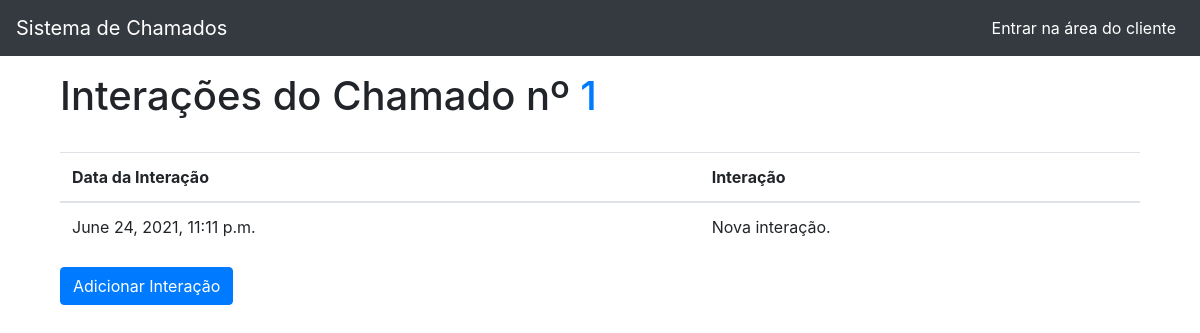
The app's page /chamado_interacao_list/1/ with its own data.
### helpdesk/models.py (models this page shows, shortened)
class Chamado_Interacao(models.Model):
    fk_chamado = models.ForeignKey(Chamado, on_delete=models.CASCADE)
    interacao = models.CharField(max_length=200)
    data_interacao = models.DateTimeField(auto_now_add=True, blank=True)

### helpdesk/views.py (the view)
# urls.py: path('chamado_interacao_list/<str:chamado>/', chamado_interacao_list, name='chamado_interacao_list'),
def chamado_interacao_list(request, chamado):
    chamado_interacao = Chamado_Interacao.objects.filter(fk_chamado=chamado)
    context = {'interacao': chamado_interacao, 'chamado': chamado }
    return render(request, 'chamado_interacao/chamado_interacao_list.html', context)

### helpdesk/templates/chamado_interacao/chamado_interacao_list.html (shortened to what this page needs)
{% extends '../base.html' %}
{% block content %}
<div class="row">
    <div class="col-12">
       <h1>
           Interações do Chamado nº
           <a href="{% url 'chamado_list' %}">{{ chamado }}</a>
       </h1>
     </div>
</div>
<div class="row mt-4">
    <div class="col-12">
        <table class="table">
            <thead>
                <tr>
                    <th>Data da Interação</th>
                    <th>Interação</th>
                </tr>
            </thead>
            <tbody>
            {% for i in interacao %}
                <tr>
                    <td>{{ i.data_interacao }}</td>
                    <td>{{ i.interacao }}</td>
                </tr>
            {% endfor %}
            </tbody>
        </table>
        <a href="{% url 'chamado_interacao_create' id_chamado=chamado %}">
            <button type="submit" class="btn btn-primary">
                Adicionar Interação
            </button>
        </a>
    </div>
</div>
{% endblock content %}

### records on screen
Chamado_Interacao: data_interacao "June 24, 2021, 11:11 p.m.", interacao "Nova interação."

### other values on screen
{{ chamado }} "1"
